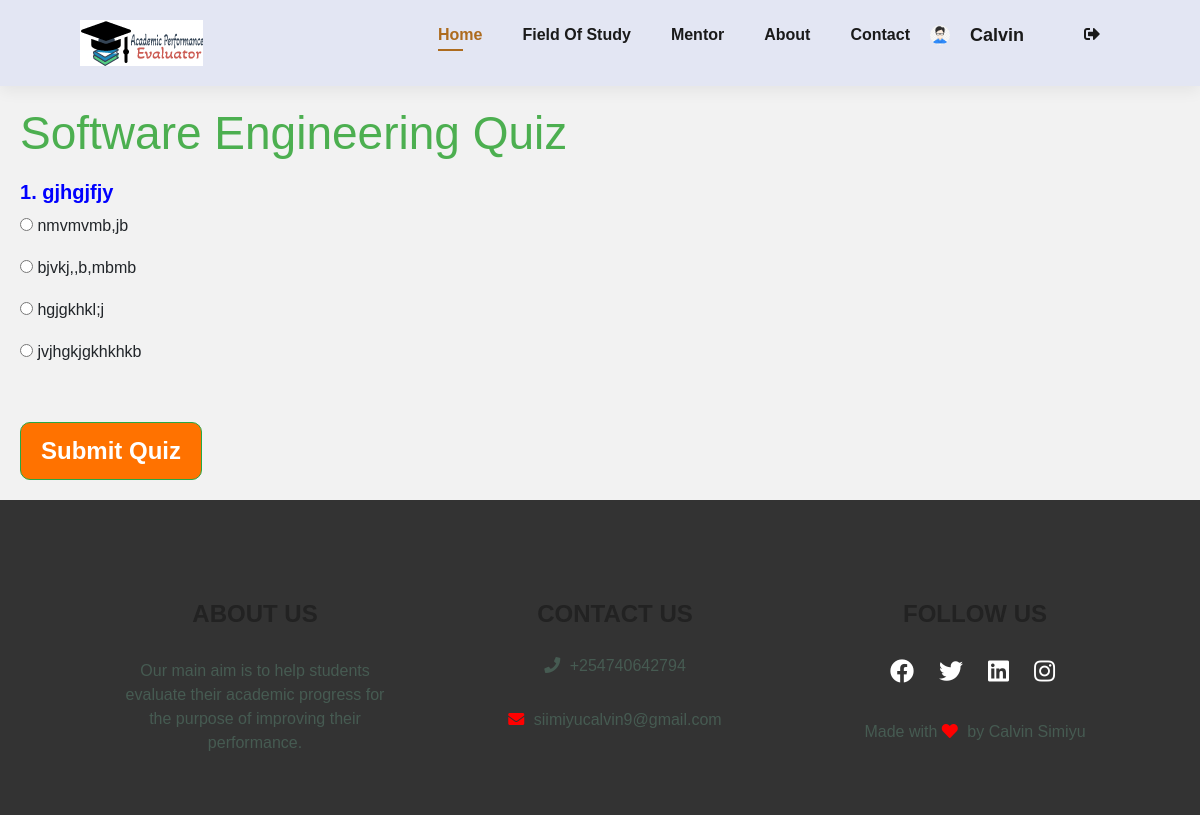
The app's page /software_engineering_quiz/ (signed in) with its own data.
### users/models.py (models this page shows, shortened)
class Course(models.Model):
    title = models.CharField(max_length=200)

class Question(models.Model):
    course = models.ForeignKey(Course, on_delete=models.CASCADE)
    question_text = models.CharField(max_length=200)
    code_snippet = models.TextField(blank=True, null=True)
    question_number = models.IntegerField(default=0)
    question_type = models.CharField(max_length=20, choices=QUESTION_TYPES)

class Choice(models.Model):
    question = models.ForeignKey(Question, on_delete=models.CASCADE)
    choice_text = models.CharField(max_length=200)
    is_correct = models.BooleanField(default=False)
    code_snippet = models.TextField(blank=True, null=True)

### users/views.py (the view, shortened to what this page needs)
# urls.py: path('software_engineering_quiz/', views.software_engineering_quiz, name='software_engineering_quiz'),
def software_engineering_quiz(request):
    software_engineering = Course.objects.get(title='Software Engineering')
    quiz_questions = Question.objects.filter(course=software_engineering)
    for i, question in enumerate(quiz_questions):
        question.choices = Choice.objects.filter(question=question)
        question.number = i + 1  # Add a `number` attribute to the question object to store the question number
        question.selected_choice_code_snippet = None
    return render(request, 'users/software_engineering_quiz.html', {
        'course': software_engineering,
        'quiz_questions': quiz_questions,
    })

### users/templates/users/software_engineering_quiz.html (shortened to what this page needs)
{% extends 'users/base.html' %}
{% block content %}
    <div style="background-color: #f2f2f2; padding: 20px;">
        <h2 style="color: #4CAF50;">{{ course.title }} Quiz</h2>
        <form method="post" style="margin-top: 20px;">
            {% for question in quiz_questions %}
                <div style="margin-bottom: 20px;">
                    <h4 style="color: blue; font-weight: bold;">{{ forloop.counter }}. {{ question.question_text }}</h4>
                    <ul style="list-style-type: none; padding-left: 0; margin-top: 0;">
                        {% for choice in question.choices %}
                            <li style="margin-top: 10px;">
                                <label>
                                    <input type="radio" name="question-{{ question.id }}" value="{{ choice.id }}">
                                    {{ choice.choice_text }}
                                </label>
                            </li>
                        {% endfor %}
                    </ul>
                </div>
            {% endfor %}
            <button type="submit" class="btn btn-success">Submit Quiz</button>
        </form>
    </div>
{% endblock %}

### users/templates/users/base.html (shortened to what this page needs)
<!DOCTYPE html>
{% load static %}
<html lang="en">
 <head>
  <link rel="stylesheet" href="https://maxcdn.bootstrapcdn.com/bootstrap/4.0.0/css/bootstrap.min.css">
  <link rel="stylesheet" href="{% static 'style.css' %}">
  <link rel="stylesheet" href="https://use.fontawesome.com/releases/v5.15.4/css/all.css"/>
 </head>
<body>
<section id="header">
    <a href="#"><img src="{% static 'img/Logo-removebg-preview 2.png' %}" class="logo" alt=""></a>
    <div>
        <ul id="navbar">
            <li><a class="active" href="{% url 'base' %}">Home</a></li>
            <li><a href="{% url 'field_study' %}">Field Of Study</a></li>
            <li><a href="{% url 'mentor' %}">Mentor</a></li>
            <li><a href="{% url 'about' %}">About</a></li>
            <li><a href="{% url 'contact' %}">Contact</a></li>
            {% if user.is_authenticated %}
            {% if profile.profile_photo %}
              <img src="{{ profile.profile_photo.url }}" alt="{{user.username }}'s profile image" width="20" height= "20" class="rounded-circle">
              {% else %}
              <img src="{% static 'img/avator.jpg' %}" alt="default avator" width="20" class="rounded-circle">
              {% endif %}
            <li><a href="{% url 'profile' %}"><span class="hello-msg">{{request.user}}</span></a></li>
            <li id="lg-bag"><a href="{% url 'logout' %}"><i class="fas fa-sign-out-alt"></i></a></li>
            {% else %}
             <li id="lg-bag"><a href="{% url 'signup' %}"><i class="fa fa-sharp fa-solid   fa-user"></i></a></li>
            {% endif %}
        </ul>
    </div>
</section>
{% block content %}{% endblock %}
<section class="footer">
    <div class="cont">
      <div class="row">
        <div class="col-md-4">
          <h4>About Us</h4>
          <p>Our main aim is to help students evaluate their academic progress for the purpose of improving their performance.</p>
        </div>
        <div class="col-md-4">
          <h4>Contact Us</h4>
          <p><i class="fas fa-phone"></i> +254740642794</p>
          <p><i class="fas fa-envelope"></i> siimiyucalvin9@gmail.com</p>
        </div>
        <div class="col-md-4">
          <h4>Follow Us</h4>
          <div class="icon">
            <a href="https://www.facebook.com/simiyu.calvin" target="_blank"><i class="fab fa-facebook"></i></a>
            <a href="https://twitter.com/ks_veen" target="_blank"><i class="fab fa-twitter"></i></a>
            <a href="https://www.linkedin.com/in/calvin-simiyu-5b0553153/" target="_blank"><i class="fab fa-linkedin"></i></a>
            <a href="https://www.instagram.com/kevohcalvian_simiyu/" target="_blank"><i class="fab fa-instagram"></i></a>
          </div>
          <p>Made with <i class="fas fa-heart"></i> by Calvin Simiyu</p>
        </div>
      </div>
    </div>
</section>
</body>
</html>

### users/static/style.css (style rules this page uses)
* { margin: 0; padding: 0; box-sizing: border-box; font-family: sans-serif; }
h2 { font-size: 46px; line-height: 54px; color: #222; }
h4 { font-size: 20px; color: #222; }
p { font-size: 16px; color: #465b52; margin: 15px 0 20px 0; }
body { width: 100%; }
#header { display: flex; align-items: center; justify-content: space-between; padding: 20px 80px; background:#E3E6F3; box-shadow: 0 5px 15px rgba(5, 0, 0, 0.06); z-index: 999; position: sticky; top: 0; left: 0; }
#navbar { display: flex; align-items: center; justify-content: center; }
#navbar li { list-style: none; padding: 0 20px; position: relative; }
#navbar li a { text-decoration: none; font-size: 16px; font-weight: 600; color: #1a1a1a; transition: 0.5s ease; }
#navbar li a:hover, #navbar li a.active { color: #ad6b1e ; }
#navbar li a.active::after, #navbar li a:hover::after { content: ""; width: 30%; height: 2px; background: #ad6b1e; position: absolute; bottom: -4px; left: 20px; }
.row { margin-top: 5%; display: flex; justify-content: space-between; }
.row { display: flex; flex-wrap: wrap; justify-content: space-between; }
.footer { width: 100%; text-align: center; background-color: #333; color: #fff; padding-top: 10px; padding-bottom: 10px; }
.footer .cont { max-width: 1200px; margin: auto; }
.footer h4 { font-size: 24px; font-weight: 600; text-transform: uppercase; margin-bottom: 25px; }
.footer p { font-size: 16px; line-height: 1.5; }
.footer i { margin-right: 5px; }
.footer .row { display: flex; flex-wrap: wrap; justify-content: center; }
.footer .col-md-4 { width: 100%; max-width: 300px; margin: 30px; }
.footer .col-md-4:last-child { margin-right: 0; }
.footer .icon { display: flex; justify-content: center; align-items: center; margin-top: 20px; }
.footer .icon a { margin: 0 10px; color: #fff; font-size: 24px; transition: all 0.3s ease-in-out; }
.footer p:last-of-type { margin-top: 30px; }
.footer p:last-of-type i { color: red; }
.btn { margin-top: 30px; padding: 10px 20px; border-radius: 10px; font-size: 24px; font-weight: 600; color: #ffffff; background-color: #ff7200; text-decoration: none; transition: background-color 0.3s ease; }

### users/templates/users/base.html (style rules this page uses)
.hello-msg { font-size: 18px; color: #1a1a1a; font-weight: 600; margin-right: 20px; }

### records on screen
Course: title "Software Engineering"
Question: question_text "gjhgjfjy"
Choice: choice_text "nmvmvmb,jb"
Choice: choice_text "bjvkj,,b,mbmb"
Choice: choice_text "hgjgkhkl;j"
Choice: choice_text "jvjhgkjgkhkhkb"

### other values on screen
{{ request.user }} "Calvin"
